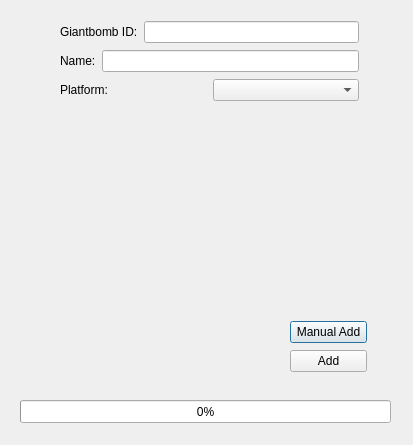
<?xml version="1.0" encoding="UTF-8"?>
<ui version="4.0">
 <class>Dialog</class>
 <widget class="QDialog" name="Dialog">
  <property name="geometry">
   <rect>
    <x>0</x>
    <y>0</y>
    <width>413</width>
    <height>445</height>
   </rect>
  </property>
  <property name="windowTitle">
   <string>Dialog</string>
  </property>
  <widget class="QLabel" name="label_3">
   <property name="geometry">
    <rect>
     <x>30</x>
     <y>130</y>
     <width>221</width>
     <height>241</height>
    </rect>
   </property>
   <property name="text">
    <string/>
   </property>
  </widget>
  <widget class="QWidget" name="layoutWidget">
   <property name="geometry">
    <rect>
     <x>290</x>
     <y>320</y>
     <width>77</width>
     <height>54</height>
    </rect>
   </property>
   <layout class="QVBoxLayout" name="verticalLayout_2">
    <item>
     <widget class="QPushButton" name="pushButton_2">
      <property name="text">
       <string>Manual Add</string>
      </property>
     </widget>
    </item>
    <item>
     <widget class="QPushButton" name="pushButton_3">
      <property name="text">
       <string>Add</string>
      </property>
     </widget>
    </item>
   </layout>
  </widget>
  <widget class="QWidget" name="layoutWidget">
   <property name="geometry">
    <rect>
     <x>60</x>
     <y>20</y>
     <width>299</width>
     <height>83</height>
    </rect>
   </property>
   <layout class="QVBoxLayout" name="verticalLayout">
    <item>
     <layout class="QHBoxLayout" name="horizontalLayout">
      <item>
       <widget class="QLabel" name="label_4">
        <property name="text">
         <string>Giantbomb ID:</string>
        </property>
       </widget>
      </item>
      <item>
       <widget class="QLineEdit" name="lineEdit">
        <property name="text">
         <string/>
        </property>
       </widget>
      </item>
     </layout>
    </item>
    <item>
     <layout class="QHBoxLayout" name="horizontalLayout_2">
      <item>
       <widget class="QLabel" name="label">
        <property name="text">
         <string>Name:</string>
        </property>
       </widget>
      </item>
      <item>
       <widget class="QLineEdit" name="lineEdit_2"/>
      </item>
     </layout>
    </item>
    <item>
     <layout class="QHBoxLayout" name="horizontalLayout_3">
      <item>
       <widget class="QLabel" name="label_2">
        <property name="text">
         <string>Platform:</string>
        </property>
       </widget>
      </item>
      <item>
       <widget class="QComboBox" name="comboBox"/>
      </item>
     </layout>
    </item>
   </layout>
  </widget>
  <widget class="QProgressBar" name="progressBar">
   <property name="geometry">
    <rect>
     <x>20</x>
     <y>400</y>
     <width>371</width>
     <height>23</height>
    </rect>
   </property>
   <property name="value">
    <number>0</number>
   </property>
  </widget>
 </widget>
 <resources/>
 <connections/>
</ui>
